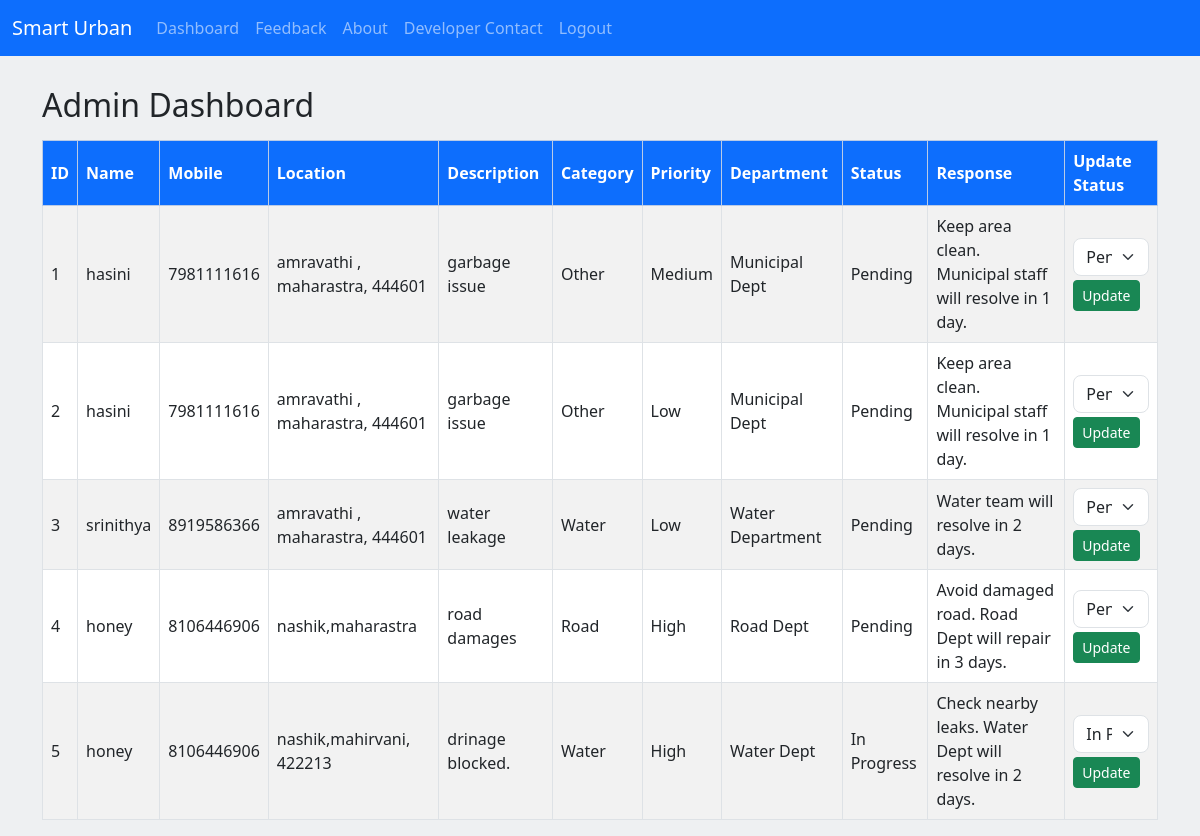
The page /admin on the database its author committed.
### tables this page shows
CREATE TABLE complaints (
        id INTEGER PRIMARY KEY AUTOINCREMENT,
        name TEXT,
        mobile TEXT,
        location TEXT,
        description TEXT,
        category TEXT,
        priority TEXT,
        department TEXT,
        status TEXT,
        response TEXT
    );

### app.py (the view)
@app.route("/admin", methods=["GET","POST"])
def admin():
    conn = sqlite3.connect(DATABASE_PATH)
    c = conn.cursor()
    if request.method=="POST":
        complaint_id = request.form["id"]
        new_status = request.form["status"]
        c.execute("UPDATE complaints SET status=? WHERE id=?",(new_status,complaint_id))
        conn.commit()
    c.execute("SELECT * FROM complaints")
    complaints=c.fetchall()
    conn.close()
    return render_template("dashboard.html", complaints=complaints)

### templates/dashboard.html (shortened to what this page needs)
{% extends "base.html" %}
{% block content %}
<h2 class="mb-3">Admin Dashboard</h2>
<table class="table table-bordered table-striped">
  <thead class="table-primary">
    <tr>
      <th>ID</th>
      <th>Name</th>
      <th>Mobile</th>
      <th>Location</th>
      <th>Description</th>
      <th>Category</th>
      <th>Priority</th>
      <th>Department</th>
      <th>Status</th>
      <th>Response</th>
      <th>Update Status</th>
    </tr>
  </thead>
  <tbody>
    {% for row in complaints %}
    <tr>
      <td>{{ row[0] }}</td>
      <td>{{ row[1] }}</td>
      <td>{{ row[2] }}</td>
      <td>{{ row[3] }}</td>
      <td>{{ row[4] }}</td>
      <td>{{ row[5] }}</td>
      <td>{{ row[6] }}</td>
      <td>{{ row[7] }}</td>
      <td>{{ row[8] }}</td>
      <td>{{ row[9] }}</td>
      <td>
        <form method="post">
          <select name="status" class="form-select mb-1">
            <option value="Pending" {% if row[8]=="Pending" %}selected{% endif %}>Pending</option>
            <option value="In Progress" {% if row[8]=="In Progress" %}selected{% endif %}>In Progress</option>
          </select>
          <input type="submit" class="btn btn-sm btn-success" value="Update">
        </form>
      </td>
    </tr>
    {% endfor %}
  </tbody>
</table>
{% endblock %}

### templates/base.html (shortened to what this page needs)
<!DOCTYPE html>
<html lang="en">
<head>
    <link href="https://cdn.jsdelivr.net/npm/bootstrap@5.3.0/dist/css/bootstrap.min.css" rel="stylesheet">
    <link rel="stylesheet" href="{{ url_for('static', filename='style.css') }}">
</head>
<body>
<nav class="navbar navbar-expand-lg navbar-dark bg-primary">
  <div class="container-fluid">
    <a class="navbar-brand" href="#">Smart Urban</a>
    <div class="collapse navbar-collapse" id="navbarNav">
      <ul class="navbar-nav">
        <li class="nav-item"><a class="nav-link" href="/admin">Dashboard</a></li>
        <li class="nav-item"><a class="nav-link" href="/feedback">Feedback</a></li>
        <li class="nav-item"><a class="nav-link" href="/about">About</a></li>
        <li class="nav-item"><a class="nav-link" href="/contact">Developer Contact</a></li>
        <li class="nav-item"><a class="nav-link" href="/logout">Logout</a></li>
      </ul>
    </div>
  </div>
</nav>
<div class="container mt-4">
    {% block content %}{% endblock %}
</div>
</body>
</html>

### static/style.css (style rules this page uses)
body { background-color: hsl(210, 12%, 94%); font-family: 'Segoe UI', Tahoma, Geneva, Verdana, sans-serif; }
.navbar { margin-bottom: 30px; }
.nav-link { font-weight: 500; }
.table th { background-color: #0d6efd !important; color: white !important; }
.table td, .table th { vertical-align: middle; }
.btn-success { font-weight: 500; }
.form-select { border-radius: 8px; }

### rows shown on the page
complaints: id "1", name "hasini", mobile "7981111616", location "amravathi , maharastra, 444601", description "garbage issue", category "Other", priority "Medium", department "Municipal Dept", status "Pending", response "Keep area clean. Municipal staff will resolve in 1 day."
complaints: id "2", name "hasini", mobile "7981111616", location "amravathi , maharastra, 444601", description "garbage issue", category "Other", priority "Low", department "Municipal Dept", status "Pending", response "Keep area clean. Municipal staff will resolve in 1 day."
complaints: id "3", name "srinithya", mobile "8919586366", location "amravathi , maharastra, 444601", description "water leakage", category "Water", priority "Low", department "Water Department", status "Pending", response "Water team will resolve in 2 days."
complaints: id "4", name "honey", mobile "8106446906", location "nashik,maharastra", description "road damages", category "Road", priority "High", department "Road Dept", status "Pending", response "Avoid damaged road. Road Dept will repair in 3 days."
complaints: id "5", name "honey", mobile "8106446906", location "nashik,mahirvani, 422213", description "drinage blocked.", category "Water", priority "High", department "Water Dept", status "In Progress", response "Check nearby leaks. Water Dept will resolve in 2 days."
